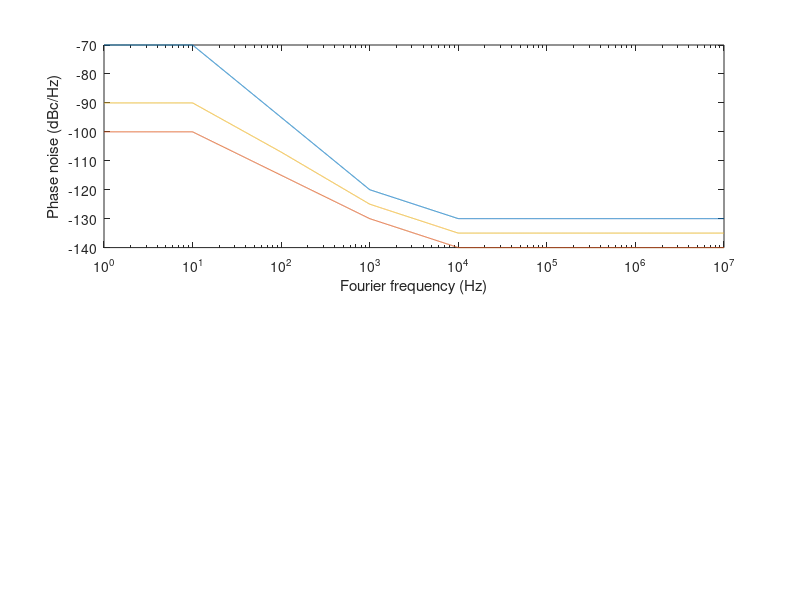

The MATLAB script that drew this image:
fc=1e7; % carrier frequency
N=1000;  % interpolation factor
% phase noise spectral SdBc @ fF
fF=  [1    10  100 1000 10000 1e5 1e6 1e7];
SdBc(:,1)=[-70  -70  -95  -120 -130 -130 -130 -130]; % BC/GM class I
SdBc(:,2)=[-100 -100 -115 -130 -140 -140 -140 -140]; % GM class II (LJ)
SdBc(:,3)=[-90  -90  -107 -125 -135 -135 -135 -135]  % BC class II

%%%%%%%% interpolate, convert SdBc to SdBrad & integrate over bandwidth bins
for count=1:3
  SdBcint=[];
  fFint=[];
  for k=1:length(SdBc(:,count))-1
     SdBcint=[SdBcint SdBc(k,count)+(SdBc(k+1,count)-SdBc(k,count))/(fF(k+1)-fF(k))*(linspace((fF(k)),(fF(k+1)),N)-fF(k))];
     fFint=[fFint logspace(log10(fF(k)),log10(fF(k+1)),N)];
  end

  SdBrad=SdBcint+3;   % dBc/Hz -> dBrad^2/Hz
  rad=sqrt(10.^(SdBrad(1:end-1)/10).*(fFint(2:end)-fFint(1:end-1))); % dBrad^2/Hz -> rad
  res=rad/2/pi/fc;    % rad -> s
  noweight=sqrt(sum(res.^2))   % integrate noise fluctuations
  % integrate noise fluctuations with weighing function: 1PPS sampled at tau0=+/-0.5 s
  % and H(f)=sin(2*pi*f*tau0) since PPS_{n+1}-PPS_n => H^2(f)=sin(2*pi*f*tau0).^2
  withweight=sqrt(sum((res.^2.*sin(2*pi*fFint(1:end-1)*1/2).^2)))
  subplot(211)
  semilogx(fFint,(SdBcint));
  hold on
  xlabel('Fourier frequency (Hz)')
  ylabel('Phase noise (dBc/Hz)')
end
